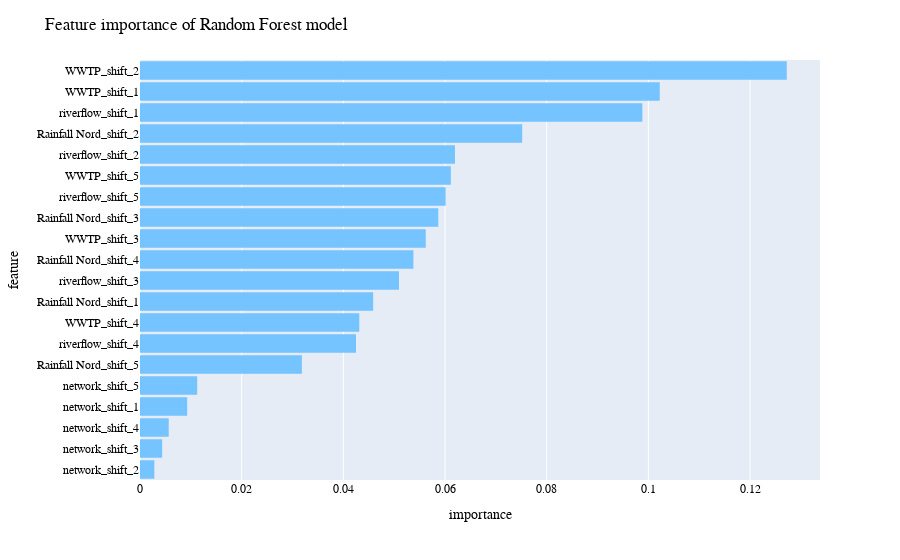

Notebook cell for this chart:
### Code cell
# Draw a horizontal barplot of importances_sorted
import plotly.express as px


fig = px.bar(importances_df, y="feature", x="importance", orientation='h'    )

fig.update_layout(
    font_family="Helvetica Neue, Helvetica, Arial, sans-serif",
    font_color="black",
    title = {'text':'Feature importance of Random Forest model'}
    #markercolor = "#212c52"
  
)
fig.update_traces(marker_color='#75c3ff', marker_line_color='#75c3ff',
                  marker_line_width=1.5, opacity=1)

fig.show()

### Figure 1 — Plotly figure (JSON) as saved in the notebook; plotly's stock layout.template omitted (floating-point values rounded to 4 significant figures)
{"data": [{"alignmentgroup": "True", "hovertemplate": "importance=%{x}<br>feature=%{y}<extra></extra>", "legendgroup": "", "marker": {"color": "#75c3ff", "line": {"color": "#75c3ff", "width": 1.5}}, "name": "", "offsetgroup": "", "opacity": 1, "orientation": "h", "showlegend": false, "textposition": "auto", "type": "bar", "x": [0.002667, 0.004211, 0.0055, 0.00913, 0.0111, 0.03169, 0.04234, 0.04299, 0.04572, 0.05079, 0.05363, 0.05606, 0.05853, 0.05998, 0.06099, 0.06181, 0.07503, 0.09867, 0.1021, 0.1271], "xaxis": "x", "y": ["network_shift_2", "network_shift_3", "network_shift_4", "network_shift_1", "network_shift_5", "Rainfall Nord_shift_5", "riverflow_shift_4", "WWTP_shift_4", "Rainfall Nord_shift_1", "riverflow_shift_3", "Rainfall Nord_shift_4", "WWTP_shift_3", "Rainfall Nord_shift_3", "riverflow_shift_5", "WWTP_shift_5", "riverflow_shift_2", "Rainfall Nord_shift_2", "riverflow_shift_1", "WWTP_shift_1", "WWTP_shift_2"], "yaxis": "y"}], "layout": {"barmode": "relative", "font": {"color": "black", "family": "Helvetica Neue, Helvetica, Arial, sans-serif"}, "legend": {"tracegroupgap": 0}, "margin": {"t": 60}, "title": {"text": "Feature importance of Random Forest model"}, "xaxis": {"anchor": "y", "domain": [0, 1], "title": {"text": "importance"}}, "yaxis": {"anchor": "x", "domain": [0, 1], "title": {"text": "feature"}}}}
